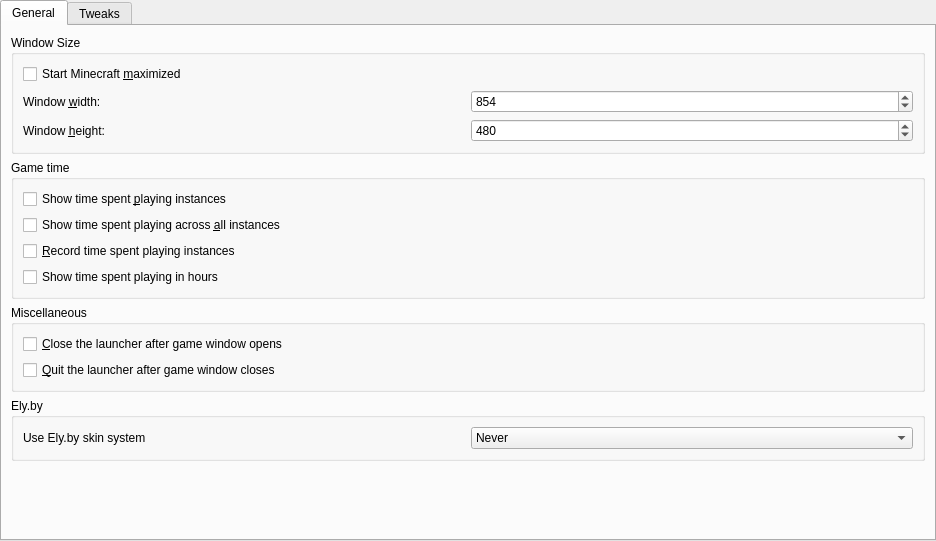
<?xml version="1.0" encoding="UTF-8"?>
<ui version="4.0">
 <class>MinecraftPage</class>
 <widget class="QWidget" name="MinecraftPage">
  <property name="geometry">
   <rect>
    <x>0</x>
    <y>0</y>
    <width>936</width>
    <height>541</height>
   </rect>
  </property>
  <property name="sizePolicy">
   <sizepolicy hsizetype="MinimumExpanding" vsizetype="MinimumExpanding">
    <horstretch>0</horstretch>
    <verstretch>0</verstretch>
   </sizepolicy>
  </property>
  <layout class="QVBoxLayout" name="mainLayout">
   <property name="leftMargin">
    <number>0</number>
   </property>
   <property name="topMargin">
    <number>0</number>
   </property>
   <property name="rightMargin">
    <number>0</number>
   </property>
   <property name="bottomMargin">
    <number>0</number>
   </property>
   <item>
    <widget class="QTabWidget" name="tabWidget">
     <property name="tabShape">
      <enum>QTabWidget::TabShape::Rounded</enum>
     </property>
     <property name="currentIndex">
      <number>0</number>
     </property>
     <widget class="QWidget" name="minecraftTab">
      <attribute name="title">
       <string>General</string>
      </attribute>
      <layout class="QVBoxLayout" name="verticalLayout_3">
       <item>
        <widget class="QGroupBox" name="windowSizeGroupBox">
         <property name="title">
          <string>Window Size</string>
         </property>
         <layout class="QVBoxLayout" name="verticalLayout_4">
          <item>
           <widget class="QCheckBox" name="maximizedCheckBox">
            <property name="text">
             <string>Start Minecraft &amp;maximized</string>
            </property>
           </widget>
          </item>
          <item>
           <layout class="QGridLayout" name="gridLayoutWindowSize">
            <item row="1" column="0">
             <widget class="QLabel" name="labelWindowHeight">
              <property name="text">
               <string>Window &amp;height:</string>
              </property>
              <property name="buddy">
               <cstring>windowHeightSpinBox</cstring>
              </property>
             </widget>
            </item>
            <item row="0" column="0">
             <widget class="QLabel" name="labelWindowWidth">
              <property name="text">
               <string>Window &amp;width:</string>
              </property>
              <property name="buddy">
               <cstring>windowWidthSpinBox</cstring>
              </property>
             </widget>
            </item>
            <item row="0" column="1">
             <widget class="QSpinBox" name="windowWidthSpinBox">
              <property name="minimum">
               <number>1</number>
              </property>
              <property name="maximum">
               <number>65536</number>
              </property>
              <property name="singleStep">
               <number>1</number>
              </property>
              <property name="value">
               <number>854</number>
              </property>
             </widget>
            </item>
            <item row="1" column="1">
             <widget class="QSpinBox" name="windowHeightSpinBox">
              <property name="minimum">
               <number>1</number>
              </property>
              <property name="maximum">
               <number>65536</number>
              </property>
              <property name="value">
               <number>480</number>
              </property>
             </widget>
            </item>
           </layout>
          </item>
         </layout>
        </widget>
       </item>
       <item>
        <widget class="QGroupBox" name="gameTimeGroupBox">
         <property name="title">
          <string>Game time</string>
         </property>
         <layout class="QVBoxLayout" name="verticalLayout_6">
          <item>
           <widget class="QCheckBox" name="showGameTime">
            <property name="text">
             <string>Show time spent &amp;playing instances</string>
            </property>
           </widget>
          </item>
          <item>
           <widget class="QCheckBox" name="showGlobalGameTime">
            <property name="text">
             <string>Show time spent playing across &amp;all instances</string>
            </property>
           </widget>
          </item>
          <item>
           <widget class="QCheckBox" name="recordGameTime">
            <property name="text">
             <string>&amp;Record time spent playing instances</string>
            </property>
           </widget>
          </item>
          <item>
           <widget class="QCheckBox" name="showGameTimeWithoutDays">
            <property name="text">
             <string>Show time spent playing in hours</string>
            </property>
           </widget>
          </item>
         </layout>
        </widget>
       </item>
       <item>
        <widget class="QGroupBox" name="groupBox">
         <property name="title">
          <string>Miscellaneous</string>
         </property>
         <layout class="QVBoxLayout" name="verticalLayout">
          <item>
           <widget class="QCheckBox" name="closeAfterLaunchCheck">
            <property name="toolTip">
             <string>&lt;html&gt;&lt;head/&gt;&lt;body&gt;&lt;p&gt;The launcher will automatically reopen when the game crashes or exits.&lt;/p&gt;&lt;/body&gt;&lt;/html&gt;</string>
            </property>
            <property name="text">
             <string>&amp;Close the launcher after game window opens</string>
            </property>
           </widget>
          </item>
          <item>
           <widget class="QCheckBox" name="quitAfterGameStopCheck">
            <property name="toolTip">
             <string>&lt;html&gt;&lt;head/&gt;&lt;body&gt;&lt;p&gt;The launcher will automatically quit after the game exits or crashes.&lt;/p&gt;&lt;/body&gt;&lt;/html&gt;</string>
            </property>
            <property name="text">
             <string>&amp;Quit the launcher after game window closes</string>
            </property>
           </widget>
          </item>
         </layout>
        </widget>
       </item>
       <item>
        <widget class="QGroupBox" name="ElybyGroupBox">
         <property name="title">
          <string>Ely.by</string>
         </property>
         <layout class="QHBoxLayout" name="horizontalLayout">
          <item>
           <widget class="QLabel" name="label">
            <property name="text">
             <string>Use Ely.by skin system</string>
            </property>
           </widget>
          </item>
          <item>
           <widget class="QComboBox" name="elySkinSystemComboBox">
            <property name="sizePolicy">
             <sizepolicy hsizetype="Preferred" vsizetype="Fixed">
              <horstretch>0</horstretch>
              <verstretch>0</verstretch>
             </sizepolicy>
            </property>
            <property name="currentIndex">
             <number>0</number>
            </property>
            <item>
             <property name="text">
              <string>Never</string>
             </property>
            </item>
            <item>
             <property name="text">
              <string>Always</string>
             </property>
            </item>
            <item>
             <property name="text">
              <string>With Ely.by accounts</string>
             </property>
            </item>
            <item>
             <property name="text">
              <string>Without Ely.by accounts</string>
             </property>
            </item>
           </widget>
          </item>
         </layout>
        </widget>
       </item>
       <item>
        <spacer name="verticalSpacer_2">
         <property name="orientation">
          <enum>Qt::Orientation::Vertical</enum>
         </property>
         <property name="sizeHint" stdset="0">
          <size>
           <width>20</width>
           <height>40</height>
          </size>
         </property>
        </spacer>
       </item>
      </layout>
     </widget>
     <widget class="QWidget" name="tab">
      <attribute name="title">
       <string>Tweaks</string>
      </attribute>
      <layout class="QVBoxLayout" name="verticalLayout_12">
       <item>
        <widget class="QGroupBox" name="legacySettingsGroupBox">
         <property name="title">
          <string>Legacy settings</string>
         </property>
         <layout class="QVBoxLayout" name="verticalLayout_5">
          <item>
           <widget class="QCheckBox" name="onlineFixes">
            <property name="toolTip">
             <string>&lt;html&gt;&lt;head/&gt;&lt;body&gt;&lt;p&gt;Emulates usages of old online services which are no longer operating.&lt;/p&gt;&lt;p&gt;Current fixes include: skin and online mode support.&lt;/p&gt;&lt;/body&gt;&lt;/html&gt;</string>
            </property>
            <property name="text">
             <string>Enable online fixes (experimental)</string>
            </property>
           </widget>
          </item>
         </layout>
        </widget>
       </item>
       <item>
        <widget class="QGroupBox" name="nativeLibWorkaroundGroupBox">
         <property name="title">
          <string>Native library workarounds</string>
         </property>
         <layout class="QGridLayout" name="gridLayout">
          <item row="0" column="0">
           <widget class="QCheckBox" name="useNativeGLFWCheck">
            <property name="text">
             <string>Use system installation of &amp;GLFW</string>
            </property>
           </widget>
          </item>
          <item row="1" column="0">
           <widget class="QLabel" name="labelGLFWPath">
            <property name="text">
             <string>&amp;GLFW library path</string>
            </property>
            <property name="buddy">
             <cstring>lineEditGLFWPath</cstring>
            </property>
           </widget>
          </item>
          <item row="2" column="0">
           <widget class="QCheckBox" name="useNativeOpenALCheck">
            <property name="text">
             <string>Use system installation of &amp;OpenAL</string>
            </property>
           </widget>
          </item>
          <item row="3" column="0">
           <widget class="QLabel" name="labelOpenALPath">
            <property name="text">
             <string>&amp;OpenAL library path</string>
            </property>
            <property name="buddy">
             <cstring>lineEditOpenALPath</cstring>
            </property>
           </widget>
          </item>
          <item row="1" column="1">
           <widget class="QLineEdit" name="lineEditGLFWPath">
            <property name="enabled">
             <bool>false</bool>
            </property>
           </widget>
          </item>
          <item row="3" column="1">
           <widget class="QLineEdit" name="lineEditOpenALPath">
            <property name="enabled">
             <bool>false</bool>
            </property>
           </widget>
          </item>
         </layout>
        </widget>
       </item>
       <item>
        <widget class="QGroupBox" name="perfomanceGroupBox">
         <property name="title">
          <string>Performance</string>
         </property>
         <layout class="QVBoxLayout" name="verticalLayout_2">
          <item>
           <widget class="QCheckBox" name="enableFeralGamemodeCheck">
            <property name="toolTip">
             <string>&lt;html&gt;&lt;head/&gt;&lt;body&gt;&lt;p&gt;Enable Feral Interactive's GameMode, to potentially improve gaming performance.&lt;/p&gt;&lt;/body&gt;&lt;/html&gt;</string>
            </property>
            <property name="text">
             <string>Enable Feral GameMode</string>
            </property>
           </widget>
          </item>
          <item>
           <widget class="QCheckBox" name="enableMangoHud">
            <property name="toolTip">
             <string>&lt;html&gt;&lt;head/&gt;&lt;body&gt;&lt;p&gt;Enable MangoHud's advanced performance overlay.&lt;/p&gt;&lt;/body&gt;&lt;/html&gt;</string>
            </property>
            <property name="text">
             <string>Enable MangoHud</string>
            </property>
           </widget>
          </item>
          <item>
           <widget class="QCheckBox" name="useDiscreteGpuCheck">
            <property name="toolTip">
             <string>&lt;html&gt;&lt;head/&gt;&lt;body&gt;&lt;p&gt;Use the discrete GPU instead of the primary GPU.&lt;/p&gt;&lt;/body&gt;&lt;/html&gt;</string>
            </property>
            <property name="text">
             <string>Use discrete GPU</string>
            </property>
           </widget>
          </item>
          <item>
           <widget class="QCheckBox" name="useZink">
            <property name="toolTip">
             <string>&lt;html&gt;&lt;head/&gt;&lt;body&gt;&lt;p&gt;Use Zink, a Mesa OpenGL driver that implements OpenGL on top of Vulkan. Performance may vary depending on the situation. Note: If no suitable Vulkan driver is found, software rendering will be used.&lt;/p&gt;&lt;/body&gt;&lt;/html&gt;</string>
            </property>
            <property name="text">
             <string>Use Zink</string>
            </property>
           </widget>
          </item>
         </layout>
        </widget>
       </item>
       <item>
        <spacer name="verticalSpacer">
         <property name="orientation">
          <enum>Qt::Orientation::Vertical</enum>
         </property>
         <property name="sizeHint" stdset="0">
          <size>
           <width>20</width>
           <height>40</height>
          </size>
         </property>
        </spacer>
       </item>
      </layout>
     </widget>
    </widget>
   </item>
  </layout>
 </widget>
 <tabstops>
  <tabstop>maximizedCheckBox</tabstop>
  <tabstop>windowWidthSpinBox</tabstop>
  <tabstop>windowHeightSpinBox</tabstop>
 </tabstops>
 <resources/>
 <connections/>
</ui>
